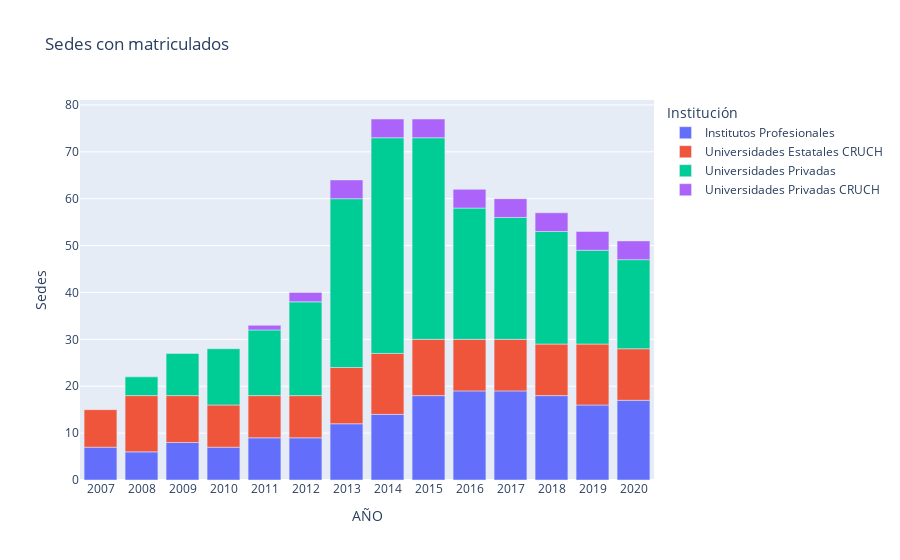

The notebook cell saved with this chart:
### Markdown cell above
Como diría Omar Labruna [*La moda se acabó*](https://www.youtube.com/watch?v=Lv2Elt85N7Q). El peak es más que notable: casi 3500 matriculados durante 3 años seguidos. Las matriculas decayeron el año 2016. El precio del cobre bajó por ahí por el 2015, así que de nuevo, todo calza. O mejor dicho, "el mercado se regula solo". 

Interesante es también que la matrícula en universidades estatales igual va a la baja: 471 matriculados en 2020, casi en niveles pre-boom (424 en 2007).

Pero la mayor regulación la sufrieron las Universidades privadas: de 1226 en 2014, a 341 en 2020. De acuerdo a estos datos, la generación que se tituló en 2019 debería ser la de inicios del aumento de matricula (2013 aproximadamente). En base a eso, es esperable que sigamos con una cantidad alta de titulados por uno o dos años más, para luego empezar el decenso. Sin embargo, el numero de matriculados en 2013 es notablemente superior al numero de titulados del 2019. Esto puede indicar que la duración real de las carreras es de más de 6 años, o que existe una alta tasa de deserción (ambos numeros están en la base de datos de www.mifuturo.cl, por si alguien quiere hacer ese análisis).

El "mercado" no solo se ha "regulado" en el número de matriculados: también en el número de carreras disponibles:

### Code cell
fig = px.bar(matriculados_por_tipo, x="AÑO", color="CLASIFICACIÓN INSTITUCIÓN NIVEL 3", y="count", title="Sedes con matriculados")
fig.update_layout(yaxis={'title': 'Sedes'},
                    legend_title_text='Institución')
fig.show()

### Figure 1 — Plotly figure (JSON) as saved in the notebook; plotly's stock layout.template omitted (floating-point values rounded to 4 significant figures)
{"data": [{"alignmentgroup": "True", "hovertemplate": "CLASIFICACIÓN INSTITUCIÓN NIVEL 3=Institutos Profesionales<br>AÑO=%{x}<br>count=%{y}<extra></extra>", "legendgroup": "Institutos Profesionales", "marker": {"color": "#636efa"}, "name": "Institutos Profesionales", "offsetgroup": "Institutos Profesionales", "orientation": "v", "showlegend": true, "textposition": "auto", "type": "bar", "x": ["2007", "2008", "2009", "2010", "2011", "2012", "2013", "2014", "2015", "2016", "2017", "2018", "2019", "2020"], "xaxis": "x", "y": [7, 6, 8, 7, 9, 9, 12, 14, 18, 19, 19, 18, 16, 17], "yaxis": "y"}, {"alignmentgroup": "True", "hovertemplate": "CLASIFICACIÓN INSTITUCIÓN NIVEL 3=Universidades Estatales CRUCH<br>AÑO=%{x}<br>count=%{y}<extra></extra>", "legendgroup": "Universidades Estatales CRUCH", "marker": {"color": "#EF553B"}, "name": "Universidades Estatales CRUCH", "offsetgroup": "Universidades Estatales CRUCH", "orientation": "v", "showlegend": true, "textposition": "auto", "type": "bar", "x": ["2007", "2008", "2009", "2010", "2011", "2012", "2013", "2014", "2015", "2016", "2017", "2018", "2019", "2020"], "xaxis": "x", "y": [8, 12, 10, 9, 9, 9, 12, 13, 12, 11, 11, 11, 13, 11], "yaxis": "y"}, {"alignmentgroup": "True", "hovertemplate": "CLASIFICACIÓN INSTITUCIÓN NIVEL 3=Universidades Privadas<br>AÑO=%{x}<br>count=%{y}<extra></extra>", "legendgroup": "Universidades Privadas", "marker": {"color": "#00cc96"}, "name": "Universidades Privadas", "offsetgroup": "Universidades Privadas", "orientation": "v", "showlegend": true, "textposition": "auto", "type": "bar", "x": ["2008", "2009", "2010", "2011", "2012", "2013", "2014", "2015", "2016", "2017", "2018", "2019", "2020"], "xaxis": "x", "y": [4, 9, 12, 14, 20, 36, 46, 43, 28, 26, 24, 20, 19], "yaxis": "y"}, {"alignmentgroup": "True", "hovertemplate": "CLASIFICACIÓN INSTITUCIÓN NIVEL 3=Universidades Privadas CRUCH<br>AÑO=%{x}<br>count=%{y}<extra></extra>", "legendgroup": "Universidades Privadas CRUCH", "marker": {"color": "#ab63fa"}, "name": "Universidades Privadas CRUCH", "offsetgroup": "Universidades Privadas CRUCH", "orientation": "v", "showlegend": true, "textposition": "auto", "type": "bar", "x": ["2011", "2012", "2013", "2014", "2015", "2016", "2017", "2018", "2019", "2020"], "xaxis": "x", "y": [1, 2, 4, 4, 4, 4, 4, 4, 4, 4], "yaxis": "y"}], "layout": {"barmode": "relative", "legend": {"title": {"text": "Institución"}, "tracegroupgap": 0}, "title": {"text": "Sedes con matriculados"}, "xaxis": {"anchor": "y", "domain": [0, 1], "title": {"text": "AÑO"}}, "yaxis": {"anchor": "x", "domain": [0, 1], "title": {"text": "Sedes"}}}}
